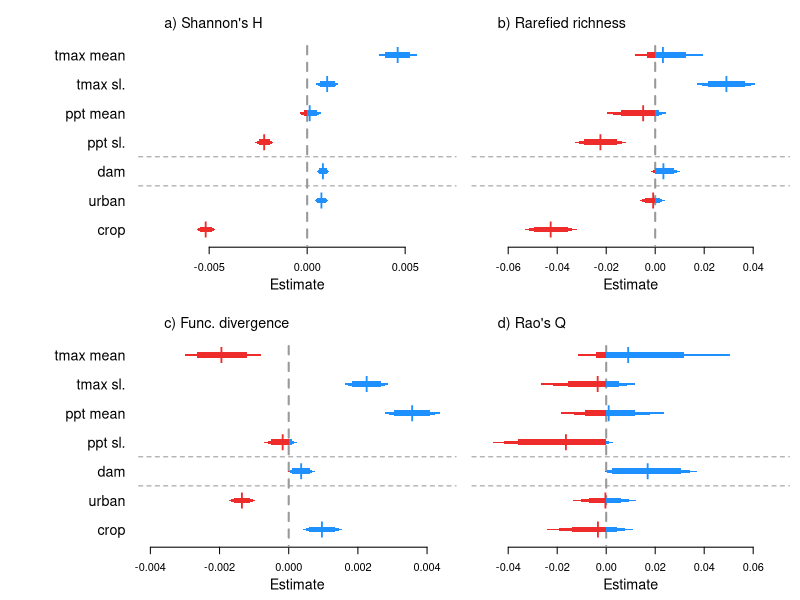

Source code (R):
##Set working directory
setwd("C:/Users/ewelti/Desktop/git/EuroAquaticMacroInverts/")

# attach data
drivEst <- read.csv("outputs/Driver_metaanaly_Ests.csv")
#drivEst <- read.csv("outputs/Driver_horseshoe_metaanaly_Ests.csv")
head(drivEst)
unique(drivEst$Response)

options(scipen=999)

##save plot
tiff(filename = "plots/Fig4_drivers/Drivers_TaxaFunc_extra.tiff", width = 5, height = 5, units = 'in', res = 600, compression = 'lzw')
#tiff(filename = "plots/drivers/Drivers_horseshoe.tiff", width = 8, height = 9, units = 'in', res = 600, compression = 'lzw')

##layout
layout(mat = matrix(c(1:6), 
                        nrow = 2, 
                        ncol = 3),
       heights = c(2,2,2,2,2,2),
       widths = c(0.8,2,2,0.8,2,2))

par(mar=c(4,0.4,0.4,0.8))
#empty plot for where the labels will go
plot(0, xaxt = 'n', yaxt = 'n', bty = 'n', pch = '', ylab = '', xlab = '')
plot(0, xaxt = 'n', yaxt = 'n', bty = 'n', pch = '', ylab = '', xlab = '')

#### shannonsH #####
sub <- subset(drivEst, Response == "shannonsH")
est1 <- sub$Estimate[2:5]
est2 <- sub$Estimate[10:12]
est <- c(est1,est2)
yy <- c(5,7,6,8,3,2,4)
plot(yy ~ est, ylab="",xlab="", yaxt="n", las=1, type="n",xlim=c(-0.008,0.007), ylim=c(1.7,9.4),cex=2, bty="n")
#polygon(x=c(-100,-100,0,0),
#        y=c(-4,22,22,-4), col = "grey80", border = "grey80")
segments(x0=0,y0=0,x1=0,y1=8.4,lty=2, lwd=2,col="grey60")
axis(2, at=yy, lwd = 0, lwd.ticks = 0, labels=c("ppt sl.","tmax sl.",  "ppt mean", "tmax mean",
				#"str. order", "accum.", "elevation", "slope",
  				"urban","crop", "dam"), las=1,cex.axis=1.3)
title(xlab="Estimate", line=2.4,cex.lab=1.3)
legend("topleft", legend=("a) Shannon's H"), bty="n", cex=1.3)
mm <- cbind(yy,est)
mm_neg <- as.data.frame(mm[ which(est < 0),])
mm_pos <- as.data.frame(mm[ which(est > 0),])
#points(yy ~ est, pch="l",cex=2.2,col="white")
points(mm_neg$yy ~ mm_neg$est, pch="l",cex=2,col="firebrick2")
points(mm_pos$yy ~ mm_pos$est, pch="l",cex=2,col="dodgerblue")
yyy1=c(0.975,1.025,1.025,0.975)
yyy2=c(0.95,1.05,1.05,0.95)
yyy3=c(0.9,1.1,1.1,0.9)
polygon(x=c(if (sub$Q2.5[11]<0) {sub$Q2.5[11]} else {0}, if (sub$Q2.5[11]<0) {sub$Q2.5[11]} else {0}, if (sub$Q97.5[11]<0) {sub$Q97.5[11]} else {0}, if (sub$Q97.5[11]<0) {sub$Q97.5[11]} else {0}),y=(yyy1+1), col = "firebrick2", border = NA)
polygon(x=c(if (sub$Q5[11]<0) {sub$Q5[11]} else {0}, if (sub$Q5[11]<0) {sub$Q5[11]} else {0}, if (sub$Q95[11]<0) {sub$Q95[11]} else {0}, if (sub$Q95[11]<0) {sub$Q95[11]} else {0}),y=(yyy2+1), col = "firebrick2", border = NA)
polygon(x=c(if (sub$Q10[11]<0) {sub$Q10[11]} else {0}, if (sub$Q10[11]<0) {sub$Q10[11]} else {0}, if (sub$Q90[11]<0) {sub$Q90[11]} else {0}, if (sub$Q90[11]<0) {sub$Q90[11]} else {0}),y=(yyy3+1), col = "firebrick2", border = NA)
polygon(x=c(if (sub$Q2.5[11]>0) {sub$Q2.5[11]} else {0}, if (sub$Q2.5[11]>0) {sub$Q2.5[11]} else {0}, if (sub$Q97.5[11]>0) {sub$Q97.5[11]} else {0}, if (sub$Q97.5[11]>0) {sub$Q97.5[11]} else {0}),y=(yyy1+1), col = "dodgerblue", border = NA)
polygon(x=c(if (sub$Q5[11]>0) {sub$Q5[11]} else {0}, if (sub$Q5[11]>0) {sub$Q5[11]} else {0}, if (sub$Q95[11]>0) {sub$Q95[11]} else {0}, if (sub$Q95[11]>0) {sub$Q95[11]} else {0}),y=(yyy2+1), col = "dodgerblue", border = NA)
polygon(x=c(if (sub$Q10[11]>0) {sub$Q10[11]} else {0}, if (sub$Q10[11]>0) {sub$Q10[11]} else {0}, if (sub$Q90[11]>0) {sub$Q90[11]} else {0}, if (sub$Q90[11]>0) {sub$Q90[11]} else {0}),y=(yyy3+1), col = "dodgerblue", border = NA)
polygon(x=c(if (sub$Q2.5[10]<0) {sub$Q2.5[10]} else {0}, if (sub$Q2.5[10]<0) {sub$Q2.5[10]} else {0}, if (sub$Q97.5[10]<0) {sub$Q97.5[10]} else {0}, if (sub$Q97.5[10]<0) {sub$Q97.5[10]} else {0}),y=(yyy1+2), col = "firebrick2", border = NA)
polygon(x=c(if (sub$Q5[10]<0) {sub$Q5[10]} else {0}, if (sub$Q5[10]<0) {sub$Q5[10]} else {0}, if (sub$Q95[10]<0) {sub$Q95[10]} else {0}, if (sub$Q95[10]<0) {sub$Q95[10]} else {0}),y=(yyy2+2), col = "firebrick2", border = NA)
polygon(x=c(if (sub$Q10[10]<0) {sub$Q10[10]} else {0}, if (sub$Q10[10]<0) {sub$Q10[10]} else {0}, if (sub$Q90[10]<0) {sub$Q90[10]} else {0}, if (sub$Q90[10]<0) {sub$Q90[10]} else {0}),y=(yyy3+2), col = "firebrick2", border = NA)
polygon(x=c(if (sub$Q2.5[10]>0) {sub$Q2.5[10]} else {0}, if (sub$Q2.5[10]>0) {sub$Q2.5[10]} else {0}, if (sub$Q97.5[10]>0) {sub$Q97.5[10]} else {0}, if (sub$Q97.5[10]>0) {sub$Q97.5[10]} else {0}),y=(yyy1+2), col = "dodgerblue", border = NA)
polygon(x=c(if (sub$Q5[10]>0) {sub$Q5[10]} else {0}, if (sub$Q5[10]>0) {sub$Q5[10]} else {0}, if (sub$Q95[10]>0) {sub$Q95[10]} else {0}, if (sub$Q95[10]>0) {sub$Q95[10]} else {0}),y=(yyy2+2), col = "dodgerblue", border = NA)
polygon(x=c(if (sub$Q10[10]>0) {sub$Q10[10]} else {0}, if (sub$Q10[10]>0) {sub$Q10[10]} else {0}, if (sub$Q90[10]>0) {sub$Q90[10]} else {0}, if (sub$Q90[10]>0) {sub$Q90[10]} else {0}),y=(yyy3+2), col = "dodgerblue", border = NA)
polygon(x=c(if (sub$Q2.5[12]<0) {sub$Q2.5[12]} else {0}, if (sub$Q2.5[12]<0) {sub$Q2.5[12]} else {0}, if (sub$Q97.5[12]<0) {sub$Q97.5[12]} else {0}, if (sub$Q97.5[12]<0) {sub$Q97.5[12]} else {0}),y=(yyy1+3), col = "firebrick2", border = NA)
polygon(x=c(if (sub$Q5[12]<0) {sub$Q5[12]} else {0}, if (sub$Q5[12]<0) {sub$Q5[12]} else {0}, if (sub$Q95[12]<0) {sub$Q95[12]} else {0}, if (sub$Q95[12]<0) {sub$Q95[12]} else {0}),y=(yyy2+3), col = "firebrick2", border = NA)
polygon(x=c(if (sub$Q10[12]<0) {sub$Q10[12]} else {0}, if (sub$Q10[12]<0) {sub$Q10[12]} else {0}, if (sub$Q90[12]<0) {sub$Q90[12]} else {0}, if (sub$Q90[12]<0) {sub$Q90[12]} else {0}),y=(yyy3+3), col = "firebrick2", border = NA)
polygon(x=c(if (sub$Q2.5[12]>0) {sub$Q2.5[12]} else {0}, if (sub$Q2.5[12]>0) {sub$Q2.5[12]} else {0}, if (sub$Q97.5[12]>0) {sub$Q97.5[12]} else {0}, if (sub$Q97.5[12]>0) {sub$Q97.5[12]} else {0}),y=(yyy1+3), col = "dodgerblue", border = NA)
polygon(x=c(if (sub$Q5[12]>0) {sub$Q5[12]} else {0}, if (sub$Q5[12]>0) {sub$Q5[12]} else {0}, if (sub$Q95[12]>0) {sub$Q95[12]} else {0}, if (sub$Q95[12]>0) {sub$Q95[12]} else {0}),y=(yyy2+3), col = "dodgerblue", border = NA)
polygon(x=c(if (sub$Q10[12]>0) {sub$Q10[12]} else {0}, if (sub$Q10[12]>0) {sub$Q10[12]} else {0}, if (sub$Q90[12]>0) {sub$Q90[12]} else {0}, if (sub$Q90[12]>0) {sub$Q90[12]} else {0}),y=(yyy3+3), col = "dodgerblue", border = NA)
polygon(x=c(if (sub$Q2.5[2]<0) {sub$Q2.5[2]} else {0}, if (sub$Q2.5[2]<0) {sub$Q2.5[2]} else {0}, if (sub$Q97.5[2]<0) {sub$Q97.5[2]} else {0}, if (sub$Q97.5[2]<0) {sub$Q97.5[2]} else {0}),y=(yyy1+4), col = "firebrick2", border = NA)
polygon(x=c(if (sub$Q5[2]<0) {sub$Q5[2]} else {0}, if (sub$Q5[2]<0) {sub$Q5[2]} else {0}, if (sub$Q95[2]<0) {sub$Q95[2]} else {0}, if (sub$Q95[2]<0) {sub$Q95[2]} else {0}),y=(yyy2+4), col = "firebrick2", border = NA)
polygon(x=c(if (sub$Q10[2]<0) {sub$Q10[2]} else {0}, if (sub$Q10[2]<0) {sub$Q10[2]} else {0}, if (sub$Q90[2]<0) {sub$Q90[2]} else {0}, if (sub$Q90[2]<0) {sub$Q90[2]} else {0}),y=(yyy3+4), col = "firebrick2", border = NA)
polygon(x=c(if (sub$Q2.5[2]>0) {sub$Q2.5[2]} else {0}, if (sub$Q2.5[2]>0) {sub$Q2.5[2]} else {0}, if (sub$Q97.5[2]>0) {sub$Q97.5[2]} else {0}, if (sub$Q97.5[2]>0) {sub$Q97.5[2]} else {0}),y=(yyy1+4), col = "dodgerblue", border = NA)
polygon(x=c(if (sub$Q5[2]>0) {sub$Q5[2]} else {0}, if (sub$Q5[2]>0) {sub$Q5[2]} else {0}, if (sub$Q95[2]>0) {sub$Q95[2]} else {0}, if (sub$Q95[2]>0) {sub$Q95[2]} else {0}),y=(yyy2+4), col = "dodgerblue", border = NA)
polygon(x=c(if (sub$Q10[2]>0) {sub$Q10[2]} else {0}, if (sub$Q10[2]>0) {sub$Q10[2]} else {0}, if (sub$Q90[2]>0) {sub$Q90[2]} else {0}, if (sub$Q90[2]>0) {sub$Q90[2]} else {0}),y=(yyy3+4), col = "dodgerblue", border = NA)
polygon(x=c(if (sub$Q2.5[4]<0) {sub$Q2.5[4]} else {0}, if (sub$Q2.5[4]<0) {sub$Q2.5[4]} else {0}, if (sub$Q97.5[4]<0) {sub$Q97.5[4]} else {0}, if (sub$Q97.5[4]<0) {sub$Q97.5[4]} else {0}),y=(yyy1+5), col = "firebrick2", border = NA)
polygon(x=c(if (sub$Q5[4]<0) {sub$Q5[4]} else {0}, if (sub$Q5[4]<0) {sub$Q5[4]} else {0}, if (sub$Q95[4]<0) {sub$Q95[4]} else {0}, if (sub$Q95[4]<0) {sub$Q95[4]} else {0}),y=(yyy2+5), col = "firebrick2", border = NA)
polygon(x=c(if (sub$Q10[4]<0) {sub$Q10[4]} else {0}, if (sub$Q10[4]<0) {sub$Q10[4]} else {0}, if (sub$Q90[4]<0) {sub$Q90[4]} else {0}, if (sub$Q90[4]<0) {sub$Q90[4]} else {0}),y=(yyy3+5), col = "firebrick2", border = NA)
polygon(x=c(if (sub$Q2.5[4]>0) {sub$Q2.5[4]} else {0}, if (sub$Q2.5[4]>0) {sub$Q2.5[4]} else {0}, if (sub$Q97.5[4]>0) {sub$Q97.5[4]} else {0}, if (sub$Q97.5[4]>0) {sub$Q97.5[4]} else {0}),y=(yyy1+5), col = "dodgerblue", border = NA)
polygon(x=c(if (sub$Q5[4]>0) {sub$Q5[4]} else {0}, if (sub$Q5[4]>0) {sub$Q5[4]} else {0}, if (sub$Q95[4]>0) {sub$Q95[4]} else {0}, if (sub$Q95[4]>0) {sub$Q95[4]} else {0}),y=(yyy2+5), col = "dodgerblue", border = NA)
polygon(x=c(if (sub$Q10[4]>0) {sub$Q10[4]} else {0}, if (sub$Q10[4]>0) {sub$Q10[4]} else {0}, if (sub$Q90[4]>0) {sub$Q90[4]} else {0}, if (sub$Q90[4]>0) {sub$Q90[4]} else {0}),y=(yyy3+5), col = "dodgerblue", border = NA)
polygon(x=c(if (sub$Q2.5[3]<0) {sub$Q2.5[3]} else {0}, if (sub$Q2.5[3]<0) {sub$Q2.5[3]} else {0}, if (sub$Q97.5[3]<0) {sub$Q97.5[3]} else {0}, if (sub$Q97.5[3]<0) {sub$Q97.5[3]} else {0}),y=(yyy1+6), col = "firebrick2", border = NA)
polygon(x=c(if (sub$Q5[3]<0) {sub$Q5[3]} else {0}, if (sub$Q5[3]<0) {sub$Q5[3]} else {0}, if (sub$Q95[3]<0) {sub$Q95[3]} else {0}, if (sub$Q95[3]<0) {sub$Q95[3]} else {0}),y=(yyy2+6), col = "firebrick2", border = NA)
polygon(x=c(if (sub$Q10[3]<0) {sub$Q10[3]} else {0}, if (sub$Q10[3]<0) {sub$Q10[3]} else {0}, if (sub$Q90[3]<0) {sub$Q90[3]} else {0}, if (sub$Q90[3]<0) {sub$Q90[3]} else {0}),y=(yyy3+6), col = "firebrick2", border = NA)
polygon(x=c(if (sub$Q2.5[3]>0) {sub$Q2.5[3]} else {0}, if (sub$Q2.5[3]>0) {sub$Q2.5[3]} else {0}, if (sub$Q97.5[3]>0) {sub$Q97.5[3]} else {0}, if (sub$Q97.5[3]>0) {sub$Q97.5[3]} else {0}),y=(yyy1+6), col = "dodgerblue", border = NA)
polygon(x=c(if (sub$Q5[3]>0) {sub$Q5[3]} else {0}, if (sub$Q5[3]>0) {sub$Q5[3]} else {0}, if (sub$Q95[3]>0) {sub$Q95[3]} else {0}, if (sub$Q95[3]>0) {sub$Q95[3]} else {0}),y=(yyy2+6), col = "dodgerblue", border = NA)
polygon(x=c(if (sub$Q10[3]>0) {sub$Q10[3]} else {0}, if (sub$Q10[3]>0) {sub$Q10[3]} else {0}, if (sub$Q90[3]>0) {sub$Q90[3]} else {0}, if (sub$Q90[3]>0) {sub$Q90[3]} else {0}),y=(yyy3+6), col = "dodgerblue", border = NA)
polygon(x=c(if (sub$Q2.5[5]<0) {sub$Q2.5[5]} else {0}, if (sub$Q2.5[5]<0) {sub$Q2.5[5]} else {0}, if (sub$Q97.5[5]<0) {sub$Q97.5[5]} else {0}, if (sub$Q97.5[5]<0) {sub$Q97.5[5]} else {0}),y=(yyy1+7), col = "firebrick2", border = NA)
polygon(x=c(if (sub$Q5[5]<0) {sub$Q5[5]} else {0}, if (sub$Q5[5]<0) {sub$Q5[5]} else {0}, if (sub$Q95[5]<0) {sub$Q95[5]} else {0}, if (sub$Q95[5]<0) {sub$Q95[5]} else {0}),y=(yyy2+7), col = "firebrick2", border = NA)
polygon(x=c(if (sub$Q10[5]<0) {sub$Q10[5]} else {0}, if (sub$Q10[5]<0) {sub$Q10[5]} else {0}, if (sub$Q90[5]<0) {sub$Q90[5]} else {0}, if (sub$Q90[5]<0) {sub$Q90[5]} else {0}),y=(yyy3+7), col = "firebrick2", border = NA)
polygon(x=c(if (sub$Q2.5[5]>0) {sub$Q2.5[5]} else {0}, if (sub$Q2.5[5]>0) {sub$Q2.5[5]} else {0}, if (sub$Q97.5[5]>0) {sub$Q97.5[5]} else {0}, if (sub$Q97.5[5]>0) {sub$Q97.5[5]} else {0}),y=(yyy1+7), col = "dodgerblue", border = NA)
polygon(x=c(if (sub$Q5[5]>0) {sub$Q5[5]} else {0}, if (sub$Q5[5]>0) {sub$Q5[5]} else {0}, if (sub$Q95[5]>0) {sub$Q95[5]} else {0}, if (sub$Q95[5]>0) {sub$Q95[5]} else {0}),y=(yyy2+7), col = "dodgerblue", border = NA)
polygon(x=c(if (sub$Q10[5]>0) {sub$Q10[5]} else {0}, if (sub$Q10[5]>0) {sub$Q10[5]} else {0}, if (sub$Q90[5]>0) {sub$Q90[5]} else {0}, if (sub$Q90[5]>0) {sub$Q90[5]} else {0}),y=(yyy3+7), col = "dodgerblue", border = NA)
abline(h=3.5,lty=2, col="grey60")
abline(h=4.5,lty=2, col="grey60")

#### func_diverg #####
sub <- subset(drivEst, Response == "func_diverg")
est1 <- sub$Estimate[2:5]
est2 <- sub$Estimate[10:12]
est <- c(est1,est2)
plot(yy ~ est, ylab="",xlab="", yaxt="n", las=1, type="n",xlim=c(-0.004,0.0045), ylim=c(1.7,9.4), cex=2, bty="n")
segments(x0=0,y0=0,x1=0,y1=8.4,lty=2, lwd=2,col="grey60")
title(xlab="Estimate", line=2.4,cex.lab=1.3)
axis(2, at=yy, lwd = 0, lwd.ticks = 0, labels=c("ppt sl.","tmax sl.",  "ppt mean", "tmax mean",
				#"str. order", "accum.", "elevation", "slope",
  				"urban","crop", "dam"), las=1,cex.axis=1.3)
legend("topleft", legend=("c) Func. divergence"), bty="n", cex=1.3)
mm <- cbind(yy,est)
mm_neg <- as.data.frame(mm[ which(est < 0),])
mm_pos <- as.data.frame(mm[ which(est > 0),])
points(mm_neg$yy ~ mm_neg$est, pch="l",cex=2,col="firebrick2")
points(mm_pos$yy ~ mm_pos$est, pch="l",cex=2,col="dodgerblue")
yyy1=c(0.975,1.025,1.025,0.975)
yyy2=c(0.95,1.05,1.05,0.95)
yyy3=c(0.9,1.1,1.1,0.9)
polygon(x=c(if (sub$Q2.5[11]<0) {sub$Q2.5[11]} else {0}, if (sub$Q2.5[11]<0) {sub$Q2.5[11]} else {0}, if (sub$Q97.5[11]<0) {sub$Q97.5[11]} else {0}, if (sub$Q97.5[11]<0) {sub$Q97.5[11]} else {0}),y=(yyy1+1), col = "firebrick2", border = NA)
polygon(x=c(if (sub$Q5[11]<0) {sub$Q5[11]} else {0}, if (sub$Q5[11]<0) {sub$Q5[11]} else {0}, if (sub$Q95[11]<0) {sub$Q95[11]} else {0}, if (sub$Q95[11]<0) {sub$Q95[11]} else {0}),y=(yyy2+1), col = "firebrick2", border = NA)
polygon(x=c(if (sub$Q10[11]<0) {sub$Q10[11]} else {0}, if (sub$Q10[11]<0) {sub$Q10[11]} else {0}, if (sub$Q90[11]<0) {sub$Q90[11]} else {0}, if (sub$Q90[11]<0) {sub$Q90[11]} else {0}),y=(yyy3+1), col = "firebrick2", border = NA)
polygon(x=c(if (sub$Q2.5[11]>0) {sub$Q2.5[11]} else {0}, if (sub$Q2.5[11]>0) {sub$Q2.5[11]} else {0}, if (sub$Q97.5[11]>0) {sub$Q97.5[11]} else {0}, if (sub$Q97.5[11]>0) {sub$Q97.5[11]} else {0}),y=(yyy1+1), col = "dodgerblue", border = NA)
polygon(x=c(if (sub$Q5[11]>0) {sub$Q5[11]} else {0}, if (sub$Q5[11]>0) {sub$Q5[11]} else {0}, if (sub$Q95[11]>0) {sub$Q95[11]} else {0}, if (sub$Q95[11]>0) {sub$Q95[11]} else {0}),y=(yyy2+1), col = "dodgerblue", border = NA)
polygon(x=c(if (sub$Q10[11]>0) {sub$Q10[11]} else {0}, if (sub$Q10[11]>0) {sub$Q10[11]} else {0}, if (sub$Q90[11]>0) {sub$Q90[11]} else {0}, if (sub$Q90[11]>0) {sub$Q90[11]} else {0}),y=(yyy3+1), col = "dodgerblue", border = NA)
polygon(x=c(if (sub$Q2.5[10]<0) {sub$Q2.5[10]} else {0}, if (sub$Q2.5[10]<0) {sub$Q2.5[10]} else {0}, if (sub$Q97.5[10]<0) {sub$Q97.5[10]} else {0}, if (sub$Q97.5[10]<0) {sub$Q97.5[10]} else {0}),y=(yyy1+2), col = "firebrick2", border = NA)
polygon(x=c(if (sub$Q5[10]<0) {sub$Q5[10]} else {0}, if (sub$Q5[10]<0) {sub$Q5[10]} else {0}, if (sub$Q95[10]<0) {sub$Q95[10]} else {0}, if (sub$Q95[10]<0) {sub$Q95[10]} else {0}),y=(yyy2+2), col = "firebrick2", border = NA)
polygon(x=c(if (sub$Q10[10]<0) {sub$Q10[10]} else {0}, if (sub$Q10[10]<0) {sub$Q10[10]} else {0}, if (sub$Q90[10]<0) {sub$Q90[10]} else {0}, if (sub$Q90[10]<0) {sub$Q90[10]} else {0}),y=(yyy3+2), col = "firebrick2", border = NA)
polygon(x=c(if (sub$Q2.5[10]>0) {sub$Q2.5[10]} else {0}, if (sub$Q2.5[10]>0) {sub$Q2.5[10]} else {0}, if (sub$Q97.5[10]>0) {sub$Q97.5[10]} else {0}, if (sub$Q97.5[10]>0) {sub$Q97.5[10]} else {0}),y=(yyy1+2), col = "dodgerblue", border = NA)
polygon(x=c(if (sub$Q5[10]>0) {sub$Q5[10]} else {0}, if (sub$Q5[10]>0) {sub$Q5[10]} else {0}, if (sub$Q95[10]>0) {sub$Q95[10]} else {0}, if (sub$Q95[10]>0) {sub$Q95[10]} else {0}),y=(yyy2+2), col = "dodgerblue", border = NA)
polygon(x=c(if (sub$Q10[10]>0) {sub$Q10[10]} else {0}, if (sub$Q10[10]>0) {sub$Q10[10]} else {0}, if (sub$Q90[10]>0) {sub$Q90[10]} else {0}, if (sub$Q90[10]>0) {sub$Q90[10]} else {0}),y=(yyy3+2), col = "dodgerblue", border = NA)
polygon(x=c(if (sub$Q2.5[12]<0) {sub$Q2.5[12]} else {0}, if (sub$Q2.5[12]<0) {sub$Q2.5[12]} else {0}, if (sub$Q97.5[12]<0) {sub$Q97.5[12]} else {0}, if (sub$Q97.5[12]<0) {sub$Q97.5[12]} else {0}),y=(yyy1+3), col = "firebrick2", border = NA)
polygon(x=c(if (sub$Q5[12]<0) {sub$Q5[12]} else {0}, if (sub$Q5[12]<0) {sub$Q5[12]} else {0}, if (sub$Q95[12]<0) {sub$Q95[12]} else {0}, if (sub$Q95[12]<0) {sub$Q95[12]} else {0}),y=(yyy2+3), col = "firebrick2", border = NA)
polygon(x=c(if (sub$Q10[12]<0) {sub$Q10[12]} else {0}, if (sub$Q10[12]<0) {sub$Q10[12]} else {0}, if (sub$Q90[12]<0) {sub$Q90[12]} else {0}, if (sub$Q90[12]<0) {sub$Q90[12]} else {0}),y=(yyy3+3), col = "firebrick2", border = NA)
polygon(x=c(if (sub$Q2.5[12]>0) {sub$Q2.5[12]} else {0}, if (sub$Q2.5[12]>0) {sub$Q2.5[12]} else {0}, if (sub$Q97.5[12]>0) {sub$Q97.5[12]} else {0}, if (sub$Q97.5[12]>0) {sub$Q97.5[12]} else {0}),y=(yyy1+3), col = "dodgerblue", border = NA)
polygon(x=c(if (sub$Q5[12]>0) {sub$Q5[12]} else {0}, if (sub$Q5[12]>0) {sub$Q5[12]} else {0}, if (sub$Q95[12]>0) {sub$Q95[12]} else {0}, if (sub$Q95[12]>0) {sub$Q95[12]} else {0}),y=(yyy2+3), col = "dodgerblue", border = NA)
polygon(x=c(if (sub$Q10[12]>0) {sub$Q10[12]} else {0}, if (sub$Q10[12]>0) {sub$Q10[12]} else {0}, if (sub$Q90[12]>0) {sub$Q90[12]} else {0}, if (sub$Q90[12]>0) {sub$Q90[12]} else {0}),y=(yyy3+3), col = "dodgerblue", border = NA)
polygon(x=c(if (sub$Q2.5[2]<0) {sub$Q2.5[2]} else {0}, if (sub$Q2.5[2]<0) {sub$Q2.5[2]} else {0}, if (sub$Q97.5[2]<0) {sub$Q97.5[2]} else {0}, if (sub$Q97.5[2]<0) {sub$Q97.5[2]} else {0}),y=(yyy1+4), col = "firebrick2", border = NA)
polygon(x=c(if (sub$Q5[2]<0) {sub$Q5[2]} else {0}, if (sub$Q5[2]<0) {sub$Q5[2]} else {0}, if (sub$Q95[2]<0) {sub$Q95[2]} else {0}, if (sub$Q95[2]<0) {sub$Q95[2]} else {0}),y=(yyy2+4), col = "firebrick2", border = NA)
polygon(x=c(if (sub$Q10[2]<0) {sub$Q10[2]} else {0}, if (sub$Q10[2]<0) {sub$Q10[2]} else {0}, if (sub$Q90[2]<0) {sub$Q90[2]} else {0}, if (sub$Q90[2]<0) {sub$Q90[2]} else {0}),y=(yyy3+4), col = "firebrick2", border = NA)
polygon(x=c(if (sub$Q2.5[2]>0) {sub$Q2.5[2]} else {0}, if (sub$Q2.5[2]>0) {sub$Q2.5[2]} else {0}, if (sub$Q97.5[2]>0) {sub$Q97.5[2]} else {0}, if (sub$Q97.5[2]>0) {sub$Q97.5[2]} else {0}),y=(yyy1+4), col = "dodgerblue", border = NA)
polygon(x=c(if (sub$Q5[2]>0) {sub$Q5[2]} else {0}, if (sub$Q5[2]>0) {sub$Q5[2]} else {0}, if (sub$Q95[2]>0) {sub$Q95[2]} else {0}, if (sub$Q95[2]>0) {sub$Q95[2]} else {0}),y=(yyy2+4), col = "dodgerblue", border = NA)
polygon(x=c(if (sub$Q10[2]>0) {sub$Q10[2]} else {0}, if (sub$Q10[2]>0) {sub$Q10[2]} else {0}, if (sub$Q90[2]>0) {sub$Q90[2]} else {0}, if (sub$Q90[2]>0) {sub$Q90[2]} else {0}),y=(yyy3+4), col = "dodgerblue", border = NA)
polygon(x=c(if (sub$Q2.5[4]<0) {sub$Q2.5[4]} else {0}, if (sub$Q2.5[4]<0) {sub$Q2.5[4]} else {0}, if (sub$Q97.5[4]<0) {sub$Q97.5[4]} else {0}, if (sub$Q97.5[4]<0) {sub$Q97.5[4]} else {0}),y=(yyy1+5), col = "firebrick2", border = NA)
polygon(x=c(if (sub$Q5[4]<0) {sub$Q5[4]} else {0}, if (sub$Q5[4]<0) {sub$Q5[4]} else {0}, if (sub$Q95[4]<0) {sub$Q95[4]} else {0}, if (sub$Q95[4]<0) {sub$Q95[4]} else {0}),y=(yyy2+5), col = "firebrick2", border = NA)
polygon(x=c(if (sub$Q10[4]<0) {sub$Q10[4]} else {0}, if (sub$Q10[4]<0) {sub$Q10[4]} else {0}, if (sub$Q90[4]<0) {sub$Q90[4]} else {0}, if (sub$Q90[4]<0) {sub$Q90[4]} else {0}),y=(yyy3+5), col = "firebrick2", border = NA)
polygon(x=c(if (sub$Q2.5[4]>0) {sub$Q2.5[4]} else {0}, if (sub$Q2.5[4]>0) {sub$Q2.5[4]} else {0}, if (sub$Q97.5[4]>0) {sub$Q97.5[4]} else {0}, if (sub$Q97.5[4]>0) {sub$Q97.5[4]} else {0}),y=(yyy1+5), col = "dodgerblue", border = NA)
polygon(x=c(if (sub$Q5[4]>0) {sub$Q5[4]} else {0}, if (sub$Q5[4]>0) {sub$Q5[4]} else {0}, if (sub$Q95[4]>0) {sub$Q95[4]} else {0}, if (sub$Q95[4]>0) {sub$Q95[4]} else {0}),y=(yyy2+5), col = "dodgerblue", border = NA)
polygon(x=c(if (sub$Q10[4]>0) {sub$Q10[4]} else {0}, if (sub$Q10[4]>0) {sub$Q10[4]} else {0}, if (sub$Q90[4]>0) {sub$Q90[4]} else {0}, if (sub$Q90[4]>0) {sub$Q90[4]} else {0}),y=(yyy3+5), col = "dodgerblue", border = NA)
polygon(x=c(if (sub$Q2.5[3]<0) {sub$Q2.5[3]} else {0}, if (sub$Q2.5[3]<0) {sub$Q2.5[3]} else {0}, if (sub$Q97.5[3]<0) {sub$Q97.5[3]} else {0}, if (sub$Q97.5[3]<0) {sub$Q97.5[3]} else {0}),y=(yyy1+6), col = "firebrick2", border = NA)
polygon(x=c(if (sub$Q5[3]<0) {sub$Q5[3]} else {0}, if (sub$Q5[3]<0) {sub$Q5[3]} else {0}, if (sub$Q95[3]<0) {sub$Q95[3]} else {0}, if (sub$Q95[3]<0) {sub$Q95[3]} else {0}),y=(yyy2+6), col = "firebrick2", border = NA)
polygon(x=c(if (sub$Q10[3]<0) {sub$Q10[3]} else {0}, if (sub$Q10[3]<0) {sub$Q10[3]} else {0}, if (sub$Q90[3]<0) {sub$Q90[3]} else {0}, if (sub$Q90[3]<0) {sub$Q90[3]} else {0}),y=(yyy3+6), col = "firebrick2", border = NA)
polygon(x=c(if (sub$Q2.5[3]>0) {sub$Q2.5[3]} else {0}, if (sub$Q2.5[3]>0) {sub$Q2.5[3]} else {0}, if (sub$Q97.5[3]>0) {sub$Q97.5[3]} else {0}, if (sub$Q97.5[3]>0) {sub$Q97.5[3]} else {0}),y=(yyy1+6), col = "dodgerblue", border = NA)
polygon(x=c(if (sub$Q5[3]>0) {sub$Q5[3]} else {0}, if (sub$Q5[3]>0) {sub$Q5[3]} else {0}, if (sub$Q95[3]>0) {sub$Q95[3]} else {0}, if (sub$Q95[3]>0) {sub$Q95[3]} else {0}),y=(yyy2+6), col = "dodgerblue", border = NA)
polygon(x=c(if (sub$Q10[3]>0) {sub$Q10[3]} else {0}, if (sub$Q10[3]>0) {sub$Q10[3]} else {0}, if (sub$Q90[3]>0) {sub$Q90[3]} else {0}, if (sub$Q90[3]>0) {sub$Q90[3]} else {0}),y=(yyy3+6), col = "dodgerblue", border = NA)
polygon(x=c(if (sub$Q2.5[5]<0) {sub$Q2.5[5]} else {0}, if (sub$Q2.5[5]<0) {sub$Q2.5[5]} else {0}, if (sub$Q97.5[5]<0) {sub$Q97.5[5]} else {0}, if (sub$Q97.5[5]<0) {sub$Q97.5[5]} else {0}),y=(yyy1+7), col = "firebrick2", border = NA)
polygon(x=c(if (sub$Q5[5]<0) {sub$Q5[5]} else {0}, if (sub$Q5[5]<0) {sub$Q5[5]} else {0}, if (sub$Q95[5]<0) {sub$Q95[5]} else {0}, if (sub$Q95[5]<0) {sub$Q95[5]} else {0}),y=(yyy2+7), col = "firebrick2", border = NA)
polygon(x=c(if (sub$Q10[5]<0) {sub$Q10[5]} else {0}, if (sub$Q10[5]<0) {sub$Q10[5]} else {0}, if (sub$Q90[5]<0) {sub$Q90[5]} else {0}, if (sub$Q90[5]<0) {sub$Q90[5]} else {0}),y=(yyy3+7), col = "firebrick2", border = NA)
polygon(x=c(if (sub$Q2.5[5]>0) {sub$Q2.5[5]} else {0}, if (sub$Q2.5[5]>0) {sub$Q2.5[5]} else {0}, if (sub$Q97.5[5]>0) {sub$Q97.5[5]} else {0}, if (sub$Q97.5[5]>0) {sub$Q97.5[5]} else {0}),y=(yyy1+7), col = "dodgerblue", border = NA)
polygon(x=c(if (sub$Q5[5]>0) {sub$Q5[5]} else {0}, if (sub$Q5[5]>0) {sub$Q5[5]} else {0}, if (sub$Q95[5]>0) {sub$Q95[5]} else {0}, if (sub$Q95[5]>0) {sub$Q95[5]} else {0}),y=(yyy2+7), col = "dodgerblue", border = NA)
polygon(x=c(if (sub$Q10[5]>0) {sub$Q10[5]} else {0}, if (sub$Q10[5]>0) {sub$Q10[5]} else {0}, if (sub$Q90[5]>0) {sub$Q90[5]} else {0}, if (sub$Q90[5]>0) {sub$Q90[5]} else {0}),y=(yyy3+7), col = "dodgerblue", border = NA)
abline(h=3.5,lty=2, col="grey60")
abline(h=4.5,lty=2, col="grey60")

#### spp_richness_rarefied #####
sub <- subset(drivEst, Response == "spp_richness_rarefied")
est1 <- sub$Estimate[2:5]
est2 <- sub$Estimate[10:12]
est <- c(est1,est2)
plot(yy ~ est, ylab="",xlab="", yaxt="n", las=1, type="n",xlim=c(-0.07,0.05), ylim=c(1.7,9.4), cex=2, bty="n")
segments(x0=0,y0=0,x1=0,y1=8.4,lty=2, lwd=2,col="grey60")
title(xlab="Estimate", line=2.4,cex.lab=1.3)
legend("topleft", legend=("b) Rarefied richness"), bty="n", cex=1.3)
mm <- cbind(yy,est)
mm_neg <- as.data.frame(mm[ which(est < 0),])
mm_pos <- as.data.frame(mm[ which(est > 0),])
#points(yy ~ est, pch="l",cex=2.2,col="white")
points(mm_neg$yy ~ mm_neg$est, pch="l",cex=2,col="firebrick2")
points(mm_pos$yy ~ mm_pos$est, pch="l",cex=2,col="dodgerblue")
yyy1=c(0.975,1.025,1.025,0.975)
yyy2=c(0.95,1.05,1.05,0.95)
yyy3=c(0.9,1.1,1.1,0.9)
polygon(x=c(if (sub$Q2.5[11]<0) {sub$Q2.5[11]} else {0}, if (sub$Q2.5[11]<0) {sub$Q2.5[11]} else {0}, if (sub$Q97.5[11]<0) {sub$Q97.5[11]} else {0}, if (sub$Q97.5[11]<0) {sub$Q97.5[11]} else {0}),y=(yyy1+1), col = "firebrick2", border = NA)
polygon(x=c(if (sub$Q5[11]<0) {sub$Q5[11]} else {0}, if (sub$Q5[11]<0) {sub$Q5[11]} else {0}, if (sub$Q95[11]<0) {sub$Q95[11]} else {0}, if (sub$Q95[11]<0) {sub$Q95[11]} else {0}),y=(yyy2+1), col = "firebrick2", border = NA)
polygon(x=c(if (sub$Q10[11]<0) {sub$Q10[11]} else {0}, if (sub$Q10[11]<0) {sub$Q10[11]} else {0}, if (sub$Q90[11]<0) {sub$Q90[11]} else {0}, if (sub$Q90[11]<0) {sub$Q90[11]} else {0}),y=(yyy3+1), col = "firebrick2", border = NA)
polygon(x=c(if (sub$Q2.5[11]>0) {sub$Q2.5[11]} else {0}, if (sub$Q2.5[11]>0) {sub$Q2.5[11]} else {0}, if (sub$Q97.5[11]>0) {sub$Q97.5[11]} else {0}, if (sub$Q97.5[11]>0) {sub$Q97.5[11]} else {0}),y=(yyy1+1), col = "dodgerblue", border = NA)
polygon(x=c(if (sub$Q5[11]>0) {sub$Q5[11]} else {0}, if (sub$Q5[11]>0) {sub$Q5[11]} else {0}, if (sub$Q95[11]>0) {sub$Q95[11]} else {0}, if (sub$Q95[11]>0) {sub$Q95[11]} else {0}),y=(yyy2+1), col = "dodgerblue", border = NA)
polygon(x=c(if (sub$Q10[11]>0) {sub$Q10[11]} else {0}, if (sub$Q10[11]>0) {sub$Q10[11]} else {0}, if (sub$Q90[11]>0) {sub$Q90[11]} else {0}, if (sub$Q90[11]>0) {sub$Q90[11]} else {0}),y=(yyy3+1), col = "dodgerblue", border = NA)
polygon(x=c(if (sub$Q2.5[10]<0) {sub$Q2.5[10]} else {0}, if (sub$Q2.5[10]<0) {sub$Q2.5[10]} else {0}, if (sub$Q97.5[10]<0) {sub$Q97.5[10]} else {0}, if (sub$Q97.5[10]<0) {sub$Q97.5[10]} else {0}),y=(yyy1+2), col = "firebrick2", border = NA)
polygon(x=c(if (sub$Q5[10]<0) {sub$Q5[10]} else {0}, if (sub$Q5[10]<0) {sub$Q5[10]} else {0}, if (sub$Q95[10]<0) {sub$Q95[10]} else {0}, if (sub$Q95[10]<0) {sub$Q95[10]} else {0}),y=(yyy2+2), col = "firebrick2", border = NA)
polygon(x=c(if (sub$Q10[10]<0) {sub$Q10[10]} else {0}, if (sub$Q10[10]<0) {sub$Q10[10]} else {0}, if (sub$Q90[10]<0) {sub$Q90[10]} else {0}, if (sub$Q90[10]<0) {sub$Q90[10]} else {0}),y=(yyy3+2), col = "firebrick2", border = NA)
polygon(x=c(if (sub$Q2.5[10]>0) {sub$Q2.5[10]} else {0}, if (sub$Q2.5[10]>0) {sub$Q2.5[10]} else {0}, if (sub$Q97.5[10]>0) {sub$Q97.5[10]} else {0}, if (sub$Q97.5[10]>0) {sub$Q97.5[10]} else {0}),y=(yyy1+2), col = "dodgerblue", border = NA)
polygon(x=c(if (sub$Q5[10]>0) {sub$Q5[10]} else {0}, if (sub$Q5[10]>0) {sub$Q5[10]} else {0}, if (sub$Q95[10]>0) {sub$Q95[10]} else {0}, if (sub$Q95[10]>0) {sub$Q95[10]} else {0}),y=(yyy2+2), col = "dodgerblue", border = NA)
polygon(x=c(if (sub$Q10[10]>0) {sub$Q10[10]} else {0}, if (sub$Q10[10]>0) {sub$Q10[10]} else {0}, if (sub$Q90[10]>0) {sub$Q90[10]} else {0}, if (sub$Q90[10]>0) {sub$Q90[10]} else {0}),y=(yyy3+2), col = "dodgerblue", border = NA)
polygon(x=c(if (sub$Q2.5[12]<0) {sub$Q2.5[12]} else {0}, if (sub$Q2.5[12]<0) {sub$Q2.5[12]} else {0}, if (sub$Q97.5[12]<0) {sub$Q97.5[12]} else {0}, if (sub$Q97.5[12]<0) {sub$Q97.5[12]} else {0}),y=(yyy1+3), col = "firebrick2", border = NA)
polygon(x=c(if (sub$Q5[12]<0) {sub$Q5[12]} else {0}, if (sub$Q5[12]<0) {sub$Q5[12]} else {0}, if (sub$Q95[12]<0) {sub$Q95[12]} else {0}, if (sub$Q95[12]<0) {sub$Q95[12]} else {0}),y=(yyy2+3), col = "firebrick2", border = NA)
polygon(x=c(if (sub$Q10[12]<0) {sub$Q10[12]} else {0}, if (sub$Q10[12]<0) {sub$Q10[12]} else {0}, if (sub$Q90[12]<0) {sub$Q90[12]} else {0}, if (sub$Q90[12]<0) {sub$Q90[12]} else {0}),y=(yyy3+3), col = "firebrick2", border = NA)
polygon(x=c(if (sub$Q2.5[12]>0) {sub$Q2.5[12]} else {0}, if (sub$Q2.5[12]>0) {sub$Q2.5[12]} else {0}, if (sub$Q97.5[12]>0) {sub$Q97.5[12]} else {0}, if (sub$Q97.5[12]>0) {sub$Q97.5[12]} else {0}),y=(yyy1+3), col = "dodgerblue", border = NA)
polygon(x=c(if (sub$Q5[12]>0) {sub$Q5[12]} else {0}, if (sub$Q5[12]>0) {sub$Q5[12]} else {0}, if (sub$Q95[12]>0) {sub$Q95[12]} else {0}, if (sub$Q95[12]>0) {sub$Q95[12]} else {0}),y=(yyy2+3), col = "dodgerblue", border = NA)
polygon(x=c(if (sub$Q10[12]>0) {sub$Q10[12]} else {0}, if (sub$Q10[12]>0) {sub$Q10[12]} else {0}, if (sub$Q90[12]>0) {sub$Q90[12]} else {0}, if (sub$Q90[12]>0) {sub$Q90[12]} else {0}),y=(yyy3+3), col = "dodgerblue", border = NA)
polygon(x=c(if (sub$Q2.5[2]<0) {sub$Q2.5[2]} else {0}, if (sub$Q2.5[2]<0) {sub$Q2.5[2]} else {0}, if (sub$Q97.5[2]<0) {sub$Q97.5[2]} else {0}, if (sub$Q97.5[2]<0) {sub$Q97.5[2]} else {0}),y=(yyy1+4), col = "firebrick2", border = NA)
polygon(x=c(if (sub$Q5[2]<0) {sub$Q5[2]} else {0}, if (sub$Q5[2]<0) {sub$Q5[2]} else {0}, if (sub$Q95[2]<0) {sub$Q95[2]} else {0}, if (sub$Q95[2]<0) {sub$Q95[2]} else {0}),y=(yyy2+4), col = "firebrick2", border = NA)
polygon(x=c(if (sub$Q10[2]<0) {sub$Q10[2]} else {0}, if (sub$Q10[2]<0) {sub$Q10[2]} else {0}, if (sub$Q90[2]<0) {sub$Q90[2]} else {0}, if (sub$Q90[2]<0) {sub$Q90[2]} else {0}),y=(yyy3+4), col = "firebrick2", border = NA)
polygon(x=c(if (sub$Q2.5[2]>0) {sub$Q2.5[2]} else {0}, if (sub$Q2.5[2]>0) {sub$Q2.5[2]} else {0}, if (sub$Q97.5[2]>0) {sub$Q97.5[2]} else {0}, if (sub$Q97.5[2]>0) {sub$Q97.5[2]} else {0}),y=(yyy1+4), col = "dodgerblue", border = NA)
polygon(x=c(if (sub$Q5[2]>0) {sub$Q5[2]} else {0}, if (sub$Q5[2]>0) {sub$Q5[2]} else {0}, if (sub$Q95[2]>0) {sub$Q95[2]} else {0}, if (sub$Q95[2]>0) {sub$Q95[2]} else {0}),y=(yyy2+4), col = "dodgerblue", border = NA)
polygon(x=c(if (sub$Q10[2]>0) {sub$Q10[2]} else {0}, if (sub$Q10[2]>0) {sub$Q10[2]} else {0}, if (sub$Q90[2]>0) {sub$Q90[2]} else {0}, if (sub$Q90[2]>0) {sub$Q90[2]} else {0}),y=(yyy3+4), col = "dodgerblue", border = NA)
polygon(x=c(if (sub$Q2.5[4]<0) {sub$Q2.5[4]} else {0}, if (sub$Q2.5[4]<0) {sub$Q2.5[4]} else {0}, if (sub$Q97.5[4]<0) {sub$Q97.5[4]} else {0}, if (sub$Q97.5[4]<0) {sub$Q97.5[4]} else {0}),y=(yyy1+5), col = "firebrick2", border = NA)
polygon(x=c(if (sub$Q5[4]<0) {sub$Q5[4]} else {0}, if (sub$Q5[4]<0) {sub$Q5[4]} else {0}, if (sub$Q95[4]<0) {sub$Q95[4]} else {0}, if (sub$Q95[4]<0) {sub$Q95[4]} else {0}),y=(yyy2+5), col = "firebrick2", border = NA)
polygon(x=c(if (sub$Q10[4]<0) {sub$Q10[4]} else {0}, if (sub$Q10[4]<0) {sub$Q10[4]} else {0}, if (sub$Q90[4]<0) {sub$Q90[4]} else {0}, if (sub$Q90[4]<0) {sub$Q90[4]} else {0}),y=(yyy3+5), col = "firebrick2", border = NA)
polygon(x=c(if (sub$Q2.5[4]>0) {sub$Q2.5[4]} else {0}, if (sub$Q2.5[4]>0) {sub$Q2.5[4]} else {0}, if (sub$Q97.5[4]>0) {sub$Q97.5[4]} else {0}, if (sub$Q97.5[4]>0) {sub$Q97.5[4]} else {0}),y=(yyy1+5), col = "dodgerblue", border = NA)
polygon(x=c(if (sub$Q5[4]>0) {sub$Q5[4]} else {0}, if (sub$Q5[4]>0) {sub$Q5[4]} else {0}, if (sub$Q95[4]>0) {sub$Q95[4]} else {0}, if (sub$Q95[4]>0) {sub$Q95[4]} else {0}),y=(yyy2+5), col = "dodgerblue", border = NA)
polygon(x=c(if (sub$Q10[4]>0) {sub$Q10[4]} else {0}, if (sub$Q10[4]>0) {sub$Q10[4]} else {0}, if (sub$Q90[4]>0) {sub$Q90[4]} else {0}, if (sub$Q90[4]>0) {sub$Q90[4]} else {0}),y=(yyy3+5), col = "dodgerblue", border = NA)
polygon(x=c(if (sub$Q2.5[3]<0) {sub$Q2.5[3]} else {0}, if (sub$Q2.5[3]<0) {sub$Q2.5[3]} else {0}, if (sub$Q97.5[3]<0) {sub$Q97.5[3]} else {0}, if (sub$Q97.5[3]<0) {sub$Q97.5[3]} else {0}),y=(yyy1+6), col = "firebrick2", border = NA)
polygon(x=c(if (sub$Q5[3]<0) {sub$Q5[3]} else {0}, if (sub$Q5[3]<0) {sub$Q5[3]} else {0}, if (sub$Q95[3]<0) {sub$Q95[3]} else {0}, if (sub$Q95[3]<0) {sub$Q95[3]} else {0}),y=(yyy2+6), col = "firebrick2", border = NA)
polygon(x=c(if (sub$Q10[3]<0) {sub$Q10[3]} else {0}, if (sub$Q10[3]<0) {sub$Q10[3]} else {0}, if (sub$Q90[3]<0) {sub$Q90[3]} else {0}, if (sub$Q90[3]<0) {sub$Q90[3]} else {0}),y=(yyy3+6), col = "firebrick2", border = NA)
polygon(x=c(if (sub$Q2.5[3]>0) {sub$Q2.5[3]} else {0}, if (sub$Q2.5[3]>0) {sub$Q2.5[3]} else {0}, if (sub$Q97.5[3]>0) {sub$Q97.5[3]} else {0}, if (sub$Q97.5[3]>0) {sub$Q97.5[3]} else {0}),y=(yyy1+6), col = "dodgerblue", border = NA)
polygon(x=c(if (sub$Q5[3]>0) {sub$Q5[3]} else {0}, if (sub$Q5[3]>0) {sub$Q5[3]} else {0}, if (sub$Q95[3]>0) {sub$Q95[3]} else {0}, if (sub$Q95[3]>0) {sub$Q95[3]} else {0}),y=(yyy2+6), col = "dodgerblue", border = NA)
polygon(x=c(if (sub$Q10[3]>0) {sub$Q10[3]} else {0}, if (sub$Q10[3]>0) {sub$Q10[3]} else {0}, if (sub$Q90[3]>0) {sub$Q90[3]} else {0}, if (sub$Q90[3]>0) {sub$Q90[3]} else {0}),y=(yyy3+6), col = "dodgerblue", border = NA)
polygon(x=c(if (sub$Q2.5[5]<0) {sub$Q2.5[5]} else {0}, if (sub$Q2.5[5]<0) {sub$Q2.5[5]} else {0}, if (sub$Q97.5[5]<0) {sub$Q97.5[5]} else {0}, if (sub$Q97.5[5]<0) {sub$Q97.5[5]} else {0}),y=(yyy1+7), col = "firebrick2", border = NA)
polygon(x=c(if (sub$Q5[5]<0) {sub$Q5[5]} else {0}, if (sub$Q5[5]<0) {sub$Q5[5]} else {0}, if (sub$Q95[5]<0) {sub$Q95[5]} else {0}, if (sub$Q95[5]<0) {sub$Q95[5]} else {0}),y=(yyy2+7), col = "firebrick2", border = NA)
polygon(x=c(if (sub$Q10[5]<0) {sub$Q10[5]} else {0}, if (sub$Q10[5]<0) {sub$Q10[5]} else {0}, if (sub$Q90[5]<0) {sub$Q90[5]} else {0}, if (sub$Q90[5]<0) {sub$Q90[5]} else {0}),y=(yyy3+7), col = "firebrick2", border = NA)
polygon(x=c(if (sub$Q2.5[5]>0) {sub$Q2.5[5]} else {0}, if (sub$Q2.5[5]>0) {sub$Q2.5[5]} else {0}, if (sub$Q97.5[5]>0) {sub$Q97.5[5]} else {0}, if (sub$Q97.5[5]>0) {sub$Q97.5[5]} else {0}),y=(yyy1+7), col = "dodgerblue", border = NA)
polygon(x=c(if (sub$Q5[5]>0) {sub$Q5[5]} else {0}, if (sub$Q5[5]>0) {sub$Q5[5]} else {0}, if (sub$Q95[5]>0) {sub$Q95[5]} else {0}, if (sub$Q95[5]>0) {sub$Q95[5]} else {0}),y=(yyy2+7), col = "dodgerblue", border = NA)
polygon(x=c(if (sub$Q10[5]>0) {sub$Q10[5]} else {0}, if (sub$Q10[5]>0) {sub$Q10[5]} else {0}, if (sub$Q90[5]>0) {sub$Q90[5]} else {0}, if (sub$Q90[5]>0) {sub$Q90[5]} else {0}),y=(yyy3+7), col = "dodgerblue", border = NA)
abline(h=3.5,lty=2, col="grey60")
abline(h=4.5,lty=2, col="grey60")

#### RaoQ #####
sub <- subset(drivEst, Response == "RaoQ")
est1 <- sub$Estimate[2:5]
est2 <- sub$Estimate[10:12]
est <- c(est1,est2)
plot(yy ~ est, ylab="",xlab="", yaxt="n", las=1, type="n",xlim=c(-0.05,0.07), ylim=c(1.7,9.4), cex=2, bty="n")
segments(x0=0,y0=0,x1=0,y1=8.4,lty=2, lwd=2,col="grey60")
title(xlab="Estimate", line=2.4,cex.lab=1.3)
legend("topleft", legend=("d) Rao's Q"), bty="n", cex=1.3)
mm <- cbind(yy,est)
mm_neg <- as.data.frame(mm[ which(est < 0),])
mm_pos <- as.data.frame(mm[ which(est > 0),])
#points(yy ~ est, pch="l",cex=2.2,col="white")
points(mm_neg$yy ~ mm_neg$est, pch="l",cex=2,col="firebrick2")
points(mm_pos$yy ~ mm_pos$est, pch="l",cex=2,col="dodgerblue")
yyy1=c(0.975,1.025,1.025,0.975)
yyy2=c(0.95,1.05,1.05,0.95)
yyy3=c(0.9,1.1,1.1,0.9)
polygon(x=c(if (sub$Q2.5[11]<0) {sub$Q2.5[11]} else {0}, if (sub$Q2.5[11]<0) {sub$Q2.5[11]} else {0}, if (sub$Q97.5[11]<0) {sub$Q97.5[11]} else {0}, if (sub$Q97.5[11]<0) {sub$Q97.5[11]} else {0}),y=(yyy1+1), col = "firebrick2", border = NA)
polygon(x=c(if (sub$Q5[11]<0) {sub$Q5[11]} else {0}, if (sub$Q5[11]<0) {sub$Q5[11]} else {0}, if (sub$Q95[11]<0) {sub$Q95[11]} else {0}, if (sub$Q95[11]<0) {sub$Q95[11]} else {0}),y=(yyy2+1), col = "firebrick2", border = NA)
polygon(x=c(if (sub$Q10[11]<0) {sub$Q10[11]} else {0}, if (sub$Q10[11]<0) {sub$Q10[11]} else {0}, if (sub$Q90[11]<0) {sub$Q90[11]} else {0}, if (sub$Q90[11]<0) {sub$Q90[11]} else {0}),y=(yyy3+1), col = "firebrick2", border = NA)
polygon(x=c(if (sub$Q2.5[11]>0) {sub$Q2.5[11]} else {0}, if (sub$Q2.5[11]>0) {sub$Q2.5[11]} else {0}, if (sub$Q97.5[11]>0) {sub$Q97.5[11]} else {0}, if (sub$Q97.5[11]>0) {sub$Q97.5[11]} else {0}),y=(yyy1+1), col = "dodgerblue", border = NA)
polygon(x=c(if (sub$Q5[11]>0) {sub$Q5[11]} else {0}, if (sub$Q5[11]>0) {sub$Q5[11]} else {0}, if (sub$Q95[11]>0) {sub$Q95[11]} else {0}, if (sub$Q95[11]>0) {sub$Q95[11]} else {0}),y=(yyy2+1), col = "dodgerblue", border = NA)
polygon(x=c(if (sub$Q10[11]>0) {sub$Q10[11]} else {0}, if (sub$Q10[11]>0) {sub$Q10[11]} else {0}, if (sub$Q90[11]>0) {sub$Q90[11]} else {0}, if (sub$Q90[11]>0) {sub$Q90[11]} else {0}),y=(yyy3+1), col = "dodgerblue", border = NA)
polygon(x=c(if (sub$Q2.5[10]<0) {sub$Q2.5[10]} else {0}, if (sub$Q2.5[10]<0) {sub$Q2.5[10]} else {0}, if (sub$Q97.5[10]<0) {sub$Q97.5[10]} else {0}, if (sub$Q97.5[10]<0) {sub$Q97.5[10]} else {0}),y=(yyy1+2), col = "firebrick2", border = NA)
polygon(x=c(if (sub$Q5[10]<0) {sub$Q5[10]} else {0}, if (sub$Q5[10]<0) {sub$Q5[10]} else {0}, if (sub$Q95[10]<0) {sub$Q95[10]} else {0}, if (sub$Q95[10]<0) {sub$Q95[10]} else {0}),y=(yyy2+2), col = "firebrick2", border = NA)
polygon(x=c(if (sub$Q10[10]<0) {sub$Q10[10]} else {0}, if (sub$Q10[10]<0) {sub$Q10[10]} else {0}, if (sub$Q90[10]<0) {sub$Q90[10]} else {0}, if (sub$Q90[10]<0) {sub$Q90[10]} else {0}),y=(yyy3+2), col = "firebrick2", border = NA)
polygon(x=c(if (sub$Q2.5[10]>0) {sub$Q2.5[10]} else {0}, if (sub$Q2.5[10]>0) {sub$Q2.5[10]} else {0}, if (sub$Q97.5[10]>0) {sub$Q97.5[10]} else {0}, if (sub$Q97.5[10]>0) {sub$Q97.5[10]} else {0}),y=(yyy1+2), col = "dodgerblue", border = NA)
polygon(x=c(if (sub$Q5[10]>0) {sub$Q5[10]} else {0}, if (sub$Q5[10]>0) {sub$Q5[10]} else {0}, if (sub$Q95[10]>0) {sub$Q95[10]} else {0}, if (sub$Q95[10]>0) {sub$Q95[10]} else {0}),y=(yyy2+2), col = "dodgerblue", border = NA)
polygon(x=c(if (sub$Q10[10]>0) {sub$Q10[10]} else {0}, if (sub$Q10[10]>0) {sub$Q10[10]} else {0}, if (sub$Q90[10]>0) {sub$Q90[10]} else {0}, if (sub$Q90[10]>0) {sub$Q90[10]} else {0}),y=(yyy3+2), col = "dodgerblue", border = NA)
polygon(x=c(if (sub$Q2.5[12]<0) {sub$Q2.5[12]} else {0}, if (sub$Q2.5[12]<0) {sub$Q2.5[12]} else {0}, if (sub$Q97.5[12]<0) {sub$Q97.5[12]} else {0}, if (sub$Q97.5[12]<0) {sub$Q97.5[12]} else {0}),y=(yyy1+3), col = "firebrick2", border = NA)
polygon(x=c(if (sub$Q5[12]<0) {sub$Q5[12]} else {0}, if (sub$Q5[12]<0) {sub$Q5[12]} else {0}, if (sub$Q95[12]<0) {sub$Q95[12]} else {0}, if (sub$Q95[12]<0) {sub$Q95[12]} else {0}),y=(yyy2+3), col = "firebrick2", border = NA)
polygon(x=c(if (sub$Q10[12]<0) {sub$Q10[12]} else {0}, if (sub$Q10[12]<0) {sub$Q10[12]} else {0}, if (sub$Q90[12]<0) {sub$Q90[12]} else {0}, if (sub$Q90[12]<0) {sub$Q90[12]} else {0}),y=(yyy3+3), col = "firebrick2", border = NA)
polygon(x=c(if (sub$Q2.5[12]>0) {sub$Q2.5[12]} else {0}, if (sub$Q2.5[12]>0) {sub$Q2.5[12]} else {0}, if (sub$Q97.5[12]>0) {sub$Q97.5[12]} else {0}, if (sub$Q97.5[12]>0) {sub$Q97.5[12]} else {0}),y=(yyy1+3), col = "dodgerblue", border = NA)
polygon(x=c(if (sub$Q5[12]>0) {sub$Q5[12]} else {0}, if (sub$Q5[12]>0) {sub$Q5[12]} else {0}, if (sub$Q95[12]>0) {sub$Q95[12]} else {0}, if (sub$Q95[12]>0) {sub$Q95[12]} else {0}),y=(yyy2+3), col = "dodgerblue", border = NA)
polygon(x=c(if (sub$Q10[12]>0) {sub$Q10[12]} else {0}, if (sub$Q10[12]>0) {sub$Q10[12]} else {0}, if (sub$Q90[12]>0) {sub$Q90[12]} else {0}, if (sub$Q90[12]>0) {sub$Q90[12]} else {0}),y=(yyy3+3), col = "dodgerblue", border = NA)
polygon(x=c(if (sub$Q2.5[2]<0) {sub$Q2.5[2]} else {0}, if (sub$Q2.5[2]<0) {sub$Q2.5[2]} else {0}, if (sub$Q97.5[2]<0) {sub$Q97.5[2]} else {0}, if (sub$Q97.5[2]<0) {sub$Q97.5[2]} else {0}),y=(yyy1+4), col = "firebrick2", border = NA)
polygon(x=c(if (sub$Q5[2]<0) {sub$Q5[2]} else {0}, if (sub$Q5[2]<0) {sub$Q5[2]} else {0}, if (sub$Q95[2]<0) {sub$Q95[2]} else {0}, if (sub$Q95[2]<0) {sub$Q95[2]} else {0}),y=(yyy2+4), col = "firebrick2", border = NA)
polygon(x=c(if (sub$Q10[2]<0) {sub$Q10[2]} else {0}, if (sub$Q10[2]<0) {sub$Q10[2]} else {0}, if (sub$Q90[2]<0) {sub$Q90[2]} else {0}, if (sub$Q90[2]<0) {sub$Q90[2]} else {0}),y=(yyy3+4), col = "firebrick2", border = NA)
polygon(x=c(if (sub$Q2.5[2]>0) {sub$Q2.5[2]} else {0}, if (sub$Q2.5[2]>0) {sub$Q2.5[2]} else {0}, if (sub$Q97.5[2]>0) {sub$Q97.5[2]} else {0}, if (sub$Q97.5[2]>0) {sub$Q97.5[2]} else {0}),y=(yyy1+4), col = "dodgerblue", border = NA)
polygon(x=c(if (sub$Q5[2]>0) {sub$Q5[2]} else {0}, if (sub$Q5[2]>0) {sub$Q5[2]} else {0}, if (sub$Q95[2]>0) {sub$Q95[2]} else {0}, if (sub$Q95[2]>0) {sub$Q95[2]} else {0}),y=(yyy2+4), col = "dodgerblue", border = NA)
polygon(x=c(if (sub$Q10[2]>0) {sub$Q10[2]} else {0}, if (sub$Q10[2]>0) {sub$Q10[2]} else {0}, if (sub$Q90[2]>0) {sub$Q90[2]} else {0}, if (sub$Q90[2]>0) {sub$Q90[2]} else {0}),y=(yyy3+4), col = "dodgerblue", border = NA)
polygon(x=c(if (sub$Q2.5[4]<0) {sub$Q2.5[4]} else {0}, if (sub$Q2.5[4]<0) {sub$Q2.5[4]} else {0}, if (sub$Q97.5[4]<0) {sub$Q97.5[4]} else {0}, if (sub$Q97.5[4]<0) {sub$Q97.5[4]} else {0}),y=(yyy1+5), col = "firebrick2", border = NA)
polygon(x=c(if (sub$Q5[4]<0) {sub$Q5[4]} else {0}, if (sub$Q5[4]<0) {sub$Q5[4]} else {0}, if (sub$Q95[4]<0) {sub$Q95[4]} else {0}, if (sub$Q95[4]<0) {sub$Q95[4]} else {0}),y=(yyy2+5), col = "firebrick2", border = NA)
polygon(x=c(if (sub$Q10[4]<0) {sub$Q10[4]} else {0}, if (sub$Q10[4]<0) {sub$Q10[4]} else {0}, if (sub$Q90[4]<0) {sub$Q90[4]} else {0}, if (sub$Q90[4]<0) {sub$Q90[4]} else {0}),y=(yyy3+5), col = "firebrick2", border = NA)
polygon(x=c(if (sub$Q2.5[4]>0) {sub$Q2.5[4]} else {0}, if (sub$Q2.5[4]>0) {sub$Q2.5[4]} else {0}, if (sub$Q97.5[4]>0) {sub$Q97.5[4]} else {0}, if (sub$Q97.5[4]>0) {sub$Q97.5[4]} else {0}),y=(yyy1+5), col = "dodgerblue", border = NA)
polygon(x=c(if (sub$Q5[4]>0) {sub$Q5[4]} else {0}, if (sub$Q5[4]>0) {sub$Q5[4]} else {0}, if (sub$Q95[4]>0) {sub$Q95[4]} else {0}, if (sub$Q95[4]>0) {sub$Q95[4]} else {0}),y=(yyy2+5), col = "dodgerblue", border = NA)
polygon(x=c(if (sub$Q10[4]>0) {sub$Q10[4]} else {0}, if (sub$Q10[4]>0) {sub$Q10[4]} else {0}, if (sub$Q90[4]>0) {sub$Q90[4]} else {0}, if (sub$Q90[4]>0) {sub$Q90[4]} else {0}),y=(yyy3+5), col = "dodgerblue", border = NA)
polygon(x=c(if (sub$Q2.5[3]<0) {sub$Q2.5[3]} else {0}, if (sub$Q2.5[3]<0) {sub$Q2.5[3]} else {0}, if (sub$Q97.5[3]<0) {sub$Q97.5[3]} else {0}, if (sub$Q97.5[3]<0) {sub$Q97.5[3]} else {0}),y=(yyy1+6), col = "firebrick2", border = NA)
polygon(x=c(if (sub$Q5[3]<0) {sub$Q5[3]} else {0}, if (sub$Q5[3]<0) {sub$Q5[3]} else {0}, if (sub$Q95[3]<0) {sub$Q95[3]} else {0}, if (sub$Q95[3]<0) {sub$Q95[3]} else {0}),y=(yyy2+6), col = "firebrick2", border = NA)
polygon(x=c(if (sub$Q10[3]<0) {sub$Q10[3]} else {0}, if (sub$Q10[3]<0) {sub$Q10[3]} else {0}, if (sub$Q90[3]<0) {sub$Q90[3]} else {0}, if (sub$Q90[3]<0) {sub$Q90[3]} else {0}),y=(yyy3+6), col = "firebrick2", border = NA)
polygon(x=c(if (sub$Q2.5[3]>0) {sub$Q2.5[3]} else {0}, if (sub$Q2.5[3]>0) {sub$Q2.5[3]} else {0}, if (sub$Q97.5[3]>0) {sub$Q97.5[3]} else {0}, if (sub$Q97.5[3]>0) {sub$Q97.5[3]} else {0}),y=(yyy1+6), col = "dodgerblue", border = NA)
polygon(x=c(if (sub$Q5[3]>0) {sub$Q5[3]} else {0}, if (sub$Q5[3]>0) {sub$Q5[3]} else {0}, if (sub$Q95[3]>0) {sub$Q95[3]} else {0}, if (sub$Q95[3]>0) {sub$Q95[3]} else {0}),y=(yyy2+6), col = "dodgerblue", border = NA)
polygon(x=c(if (sub$Q10[3]>0) {sub$Q10[3]} else {0}, if (sub$Q10[3]>0) {sub$Q10[3]} else {0}, if (sub$Q90[3]>0) {sub$Q90[3]} else {0}, if (sub$Q90[3]>0) {sub$Q90[3]} else {0}),y=(yyy3+6), col = "dodgerblue", border = NA)
polygon(x=c(if (sub$Q2.5[5]<0) {sub$Q2.5[5]} else {0}, if (sub$Q2.5[5]<0) {sub$Q2.5[5]} else {0}, if (sub$Q97.5[5]<0) {sub$Q97.5[5]} else {0}, if (sub$Q97.5[5]<0) {sub$Q97.5[5]} else {0}),y=(yyy1+7), col = "firebrick2", border = NA)
polygon(x=c(if (sub$Q5[5]<0) {sub$Q5[5]} else {0}, if (sub$Q5[5]<0) {sub$Q5[5]} else {0}, if (sub$Q95[5]<0) {sub$Q95[5]} else {0}, if (sub$Q95[5]<0) {sub$Q95[5]} else {0}),y=(yyy2+7), col = "firebrick2", border = NA)
polygon(x=c(if (sub$Q10[5]<0) {sub$Q10[5]} else {0}, if (sub$Q10[5]<0) {sub$Q10[5]} else {0}, if (sub$Q90[5]<0) {sub$Q90[5]} else {0}, if (sub$Q90[5]<0) {sub$Q90[5]} else {0}),y=(yyy3+7), col = "firebrick2", border = NA)
polygon(x=c(if (sub$Q2.5[5]>0) {sub$Q2.5[5]} else {0}, if (sub$Q2.5[5]>0) {sub$Q2.5[5]} else {0}, if (sub$Q97.5[5]>0) {sub$Q97.5[5]} else {0}, if (sub$Q97.5[5]>0) {sub$Q97.5[5]} else {0}),y=(yyy1+7), col = "dodgerblue", border = NA)
polygon(x=c(if (sub$Q5[5]>0) {sub$Q5[5]} else {0}, if (sub$Q5[5]>0) {sub$Q5[5]} else {0}, if (sub$Q95[5]>0) {sub$Q95[5]} else {0}, if (sub$Q95[5]>0) {sub$Q95[5]} else {0}),y=(yyy2+7), col = "dodgerblue", border = NA)
polygon(x=c(if (sub$Q10[5]>0) {sub$Q10[5]} else {0}, if (sub$Q10[5]>0) {sub$Q10[5]} else {0}, if (sub$Q90[5]>0) {sub$Q90[5]} else {0}, if (sub$Q90[5]>0) {sub$Q90[5]} else {0}),y=(yyy3+7), col = "dodgerblue", border = NA)
abline(h=3.5,lty=2, col="grey60")
abline(h=4.5,lty=2, col="grey60")

##
dev.off()
##
